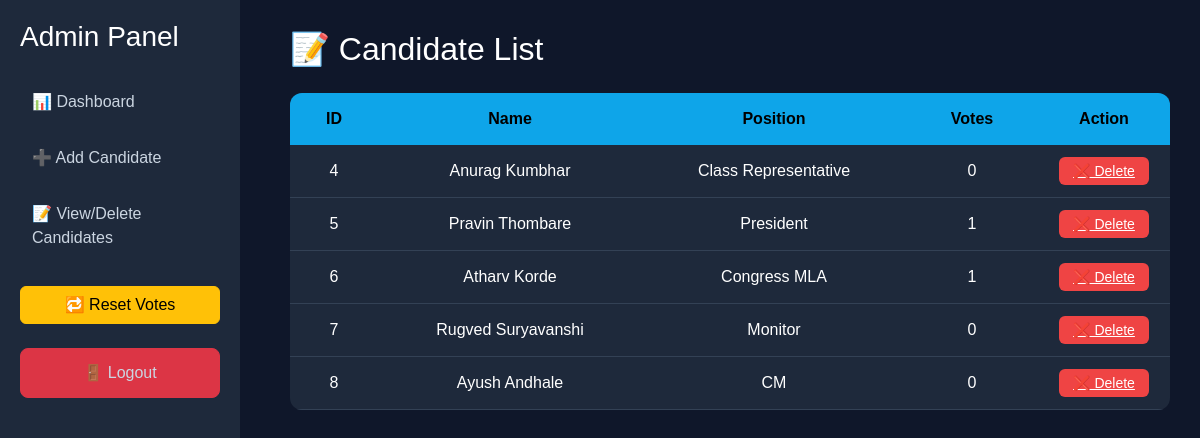
The app's page /admin_view_candidates (signed in) with its own data.
### app.py (models this page shows)
class Candidate(db.Model):
    id = db.Column(db.Integer, primary_key=True)
    name = db.Column(db.String(100))
    position = db.Column(db.String(100))
    votes = db.Column(db.Integer, default=0)

### app.py (the view)
@app.route("/admin_view_candidates")
def admin_view_candidates():
    if not session.get("is_admin"):
        return redirect("/admin_login_page")
    candidates = Candidate.query.all()
    return render_template("admin_view_candidates.html", candidates=candidates)

### templates/admin_view_candidates.html (shortened to what this page needs)
<!DOCTYPE html>
<html>
<head>
    <link href="https://cdn.jsdelivr.net/npm/bootstrap@5.3.2/dist/css/bootstrap.min.css" rel="stylesheet">
</head>
<body>
<div class="sidebar">
    <h3 class="mb-4">Admin Panel</h3>
    <a href="/admin_dashboard">📊 Dashboard</a>
    <a href="/admin_add_candidate_page">➕ Add Candidate</a>
    <a href="/admin_view_candidates">📝 View/Delete Candidates</a>
    <form method="POST" action="/admin_reset_votes"
          onsubmit="return confirm('Reset all votes?')">
        <button class="btn btn-warning w-100 mt-3">🔁 Reset Votes</button>
    </form>
    <a href="/admin_logout" class="btn btn-danger w-100 mt-4">🚪 Logout</a>
</div>
<div class="main">
    <h2 class="mb-4">📝 Candidate List</h2>
    <table class="candidate-table">
        <thead>
            <tr>
                <th style="width:10%;">ID</th>
                <th style="width:30%;">Name</th>
                <th style="width:30%;">Position</th>
                <th style="width:15%;">Votes</th>
                <th style="width:15%;">Action</th>
            </tr>
        </thead>
        <tbody>
            {% for c in candidates %}
            <tr>
                <td>{{ c.id }}</td>
                <td>{{ c.name }}</td>
                <td>{{ c.position }}</td>
                <td>{{ c.votes }}</td>
                <td>
                    <a href="/delete_candidate/{{ c.id }}"
                    class="delete-btn"
                    onclick="return confirm('Delete {{ c.name }}?');">
                        ❌ Delete
                    </a>
                </td>
            </tr>
            {% endfor %}
        </tbody>
    </table>
</div>
</body>
</html>

### templates/admin_view_candidates.html (style rules this page uses)
body { background: #0f172a; color: white; margin: 0; padding: 0; font-family: Arial, sans-serif; }
.sidebar { height: 100vh; width: 240px; background: #1e293b; position: fixed; padding: 20px; color: white; }
.sidebar a { color: #cbd5e1; display: block; padding: 12px; margin-bottom: 8px; border-radius: 8px; text-decoration: none; }
.main { margin-left: 260px; padding: 30px; }
.candidate-table { width: 100%; border-collapse: collapse; background: #1e293b; border-radius: 12px; overflow: hidden; margin-top: 25px; }
.candidate-table th { background: #0ea5e9; color: black; padding: 14px; text-align: center; }
.candidate-table td { padding: 14px; text-align: center; border-bottom: 1px solid #334155; }
.delete-btn { padding: 6px 14px; background: #ef4444; border: none; color: white; border-radius: 6px; font-size: 14px; transition: 0.25s; }

### records on screen
Candidate: id "4", name "Anurag Kumbhar", position "Class Representative", votes "0"
Candidate: id "5", name "Pravin Thombare", position "President", votes "1"
Candidate: id "6", name "Atharv Korde", position "Congress MLA", votes "1"
Candidate: id "7", name "Rugved Suryavanshi", position "Monitor", votes "0"
Candidate: id "8", name "Ayush Andhale", position "CM", votes "0"
